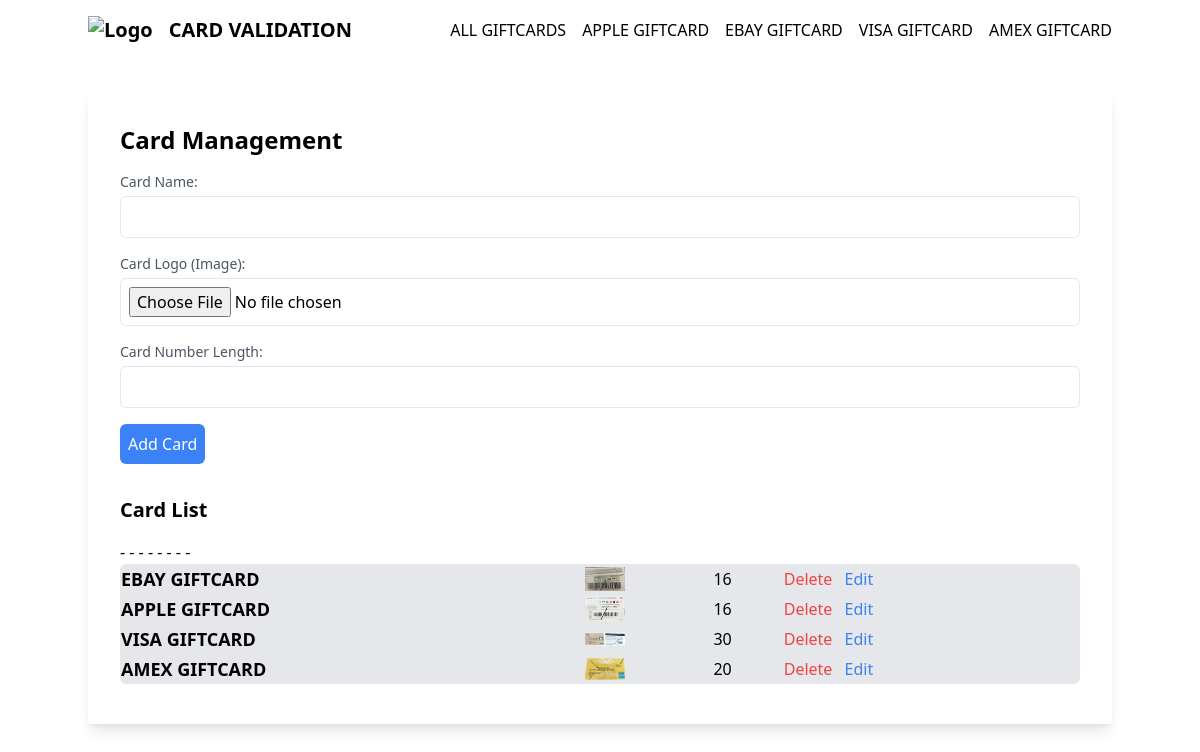
The app's page /admin/index.php with its own data.
### tables this page shows
CREATE TABLE IF NOT EXISTS `cards` (
  `id` int(11) NOT NULL AUTO_INCREMENT,
  `card_name` varchar(255) NOT NULL,
  `card_logo` varchar(255) NOT NULL,
  `card_number_length` int(11) NOT NULL,
  PRIMARY KEY (`id`)
);

### crud_functions.php (called while the page is built, shortened)
<?php
$servername = "localhost";
$username = "root";
$password = "";
$dbname = "aguns";
$conn = new mysqli($servername, $username, $password, $dbname);
function getAllCards() {
    global $conn;
    $result = $conn->query("SELECT * FROM cards");
    if ($result->num_rows > 0) {
        return $result->fetch_all(MYSQLI_ASSOC);
    } else {
        return [];
    }
}
?>

### admin/index.php (the view, shortened to what this page needs)
<!DOCTYPE html>
<html lang="en">
<head>
    <link href="https://cdn.jsdelivr.net/npm/tailwindcss@2.2.19/dist/tailwind.min.css" rel="stylesheet">
</head>
<body>
    <?php
    require_once('../crud_functions.php');
    ?>
    <?php require_once('../nav.php') ?>
    <div class="container mx-auto mt-8 p-8 bg-white rounded shadow-lg">
        <h2 class="text-2xl font-semibold mb-4">Card Management</h2>
        <form method="post" enctype="multipart/form-data" class="mb-8">
            <div class="mb-4">
                <label for="card_name" class="block text-sm font-medium text-gray-600">Card Name:</label>
                <input type="text" name="card_name" class="mt-1 p-2 border rounded-md w-full" required>
            </div>
            <div class="mb-4">
                <label for="card_logo" class="block text-sm font-medium text-gray-600">Card Logo (Image):</label>
                <input type="file" name="card_logo" accept="image/*" class="mt-1 p-2 border rounded-md w-full" required>
            </div>
            <div class="mb-4">
                <label for="card_number_length" class="block text-sm font-medium text-gray-600">Card Number Length:</label>
                <input type="number" name="card_number_length" class="mt-1 p-2 border rounded-md w-full" required>
            </div>
            <button type="submit" name="add" class="bg-blue-500 text-white p-2 rounded-md hover:bg-blue-600 focus:outline-none focus:ring focus:border-blue-300">
                Add Card
            </button>
        </form>
        <h3 class="text-xl font-semibold mb-4">Card List</h3>
        <ul>
            <?php
            $cards = getAllCards();
            echo "<table class='mb-2 p-2 bg-gray-200 rounded-md w-full'><tbody>";
            foreach ($cards as $card) {
                echo "<tr class='gap-4 p-4'>
                <td class='text-lg font-semibold'>{$card['card_name']}</td> -
                <td><img src='{$card['card_logo']}' alt='{$card['card_logo']}' class='w-10'></td> -
                <td>{$card['card_number_length']}</td>
                <td><form method='post' class='inline ml-2'>
                    <input type='hidden' name='id' value='{$card['id']}'>
                    <button type='submit' name='delete'
                        class='text-red-500 hover:text-red-700 focus:outline-none'>
                        Delete
                    </button>
                </form>
                <a href='edit_card.php?id={$card['id']}' class='text-blue-500 ml-2'>Edit</a>
                </td>
            </tr>";
            }
            ?>
            </tbody>
            </table>
    </div>
</body>
</html>

### nav.php (shortened to what this page needs)
<div class="header">
<nav class=" p-4">
    <div class="container mx-auto flex justify-between items-center">
        <div class="text-xl font-semibold flex gap-4">
            <img src="./logo.svg" alt="Logo">
            <span>CARD VALIDATION</span>
        </div>
        <div class="hidden md:flex space-x-4">
            <a href="./all-cards.php" class="text-dark font-light">ALL GIFTCARDS</a>
            <a href="./page.php?id=1" class="text-dark font-light">APPLE GIFTCARD</a>
            <a href="./page.php?id=2" class="text-dark font-light">EBAY GIFTCARD</a>
            <a href="./page.php?id=3" class="text-dark font-light">VISA GIFTCARD</a>
            <a href="./page.php?id=4" class="text-dark font-light">AMEX GIFTCARD</a>
        </div>
    </div>
</nav>
</div>

### records on screen
cards: card_name "EBAY GIFTCARD", card_logo (picture), card_number_length "16"
cards: card_name "APPLE GIFTCARD", card_logo (picture), card_number_length "16"
cards: card_name "VISA GIFTCARD", card_logo (picture), card_number_length "30"
cards: card_name "AMEX GIFTCARD", card_logo (picture), card_number_length "20"
